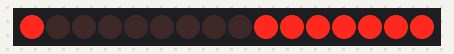
Bench run of a sketch on a simulated ESP32. On the bench: 16 shift-register outputs drawn as a row of LEDs (first output left, lit = HIGH). Wiring (inferred from the names in the program): 2 × shift register (74HC595): data GPIO 12; shift clock GPIO 14; latch GPIO 13. Wiring (inferred from the signals the program sends): row of LEDs: on Q0, Q1, Q2, Q3, Q4, Q5, Q6, Q7, Q8, Q9, Q10, Q11, Q12, Q13, Q14, Q15. What the sketch prints to the serial monitor is not drawn.

Above: at 0.2 s.
At 1.7 s:
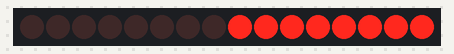
Timing chart, 0 to 3.0 s (numbered marks = the images above):
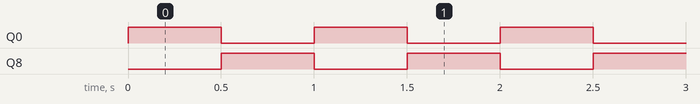

Measured:
- by itself, Q0, Q8: alternates HIGH for 0.50 s and LOW for 0.50 s

The sketch:

016-21_shift_register__LED_matrix_Setup_blink1x1.ino
```cpp
/**********************************************************************
* Filename    : 016-21_shift_register__LED_matrix_Setup_blink1x1
* Description : Setup shift register component (74HC595) and a
* LED matrix component to blink a LED.(r1 x c1)
* Auther      : Alternatives Solutions
* Modification: 2026/02/26
**********************************************************************/

#define PIN_LATCH       13    //ESP32 pin 13 connected to 595 Latch(pin12)
#define PIN_DATA        12    //ESP32 pin 12 connected to 595 DS(pin14)
#define PIN_CLOCK       14    //ESP32 pin 14 connected to 595 Clock(pin11)

#define DELAY_TIME      500

// the setup function runs once when you press reset or power the board
void setup() {
  pinMode(PIN_LATCH, OUTPUT);
  pinMode(PIN_CLOCK, OUTPUT);
  pinMode(PIN_DATA, OUTPUT);

  Serial.begin(115200);
  Serial.println("\nESP32 Wrover initialization completed!");
//  Serial.println("Ready to handle data...\n");
}

// the loop function runs over and over again forever
void loop() {
  // --- TURN ON ---
  digitalWrite(PIN_LATCH, LOW);
  // First 8 bits go to IC2 (Columns)
  // 0xFE is 11111110 in binary (Only Q0 is LOW/Ground)
  shiftOut(PIN_DATA, PIN_CLOCK, MSBFIRST, 0xFE);
  // Next 8 bits stay in IC1 (Rows)
  // 0x01 is 00000001 in binary (Only Q0 is HIGH/Power)
  shiftOut(PIN_DATA, PIN_CLOCK, MSBFIRST, 0x01);
  digitalWrite(PIN_LATCH, HIGH);
  delay(DELAY_TIME);

  // --- TURN OFF ---
  digitalWrite(PIN_LATCH, LOW);
  shiftOut(PIN_DATA, PIN_CLOCK, MSBFIRST, 0xFF); // All Columns inactive (HIGH)
  shiftOut(PIN_DATA, PIN_CLOCK, MSBFIRST, 0x00); // All Rows inactive (LOW)
  digitalWrite(PIN_LATCH, HIGH);
  delay(DELAY_TIME);

}
```
